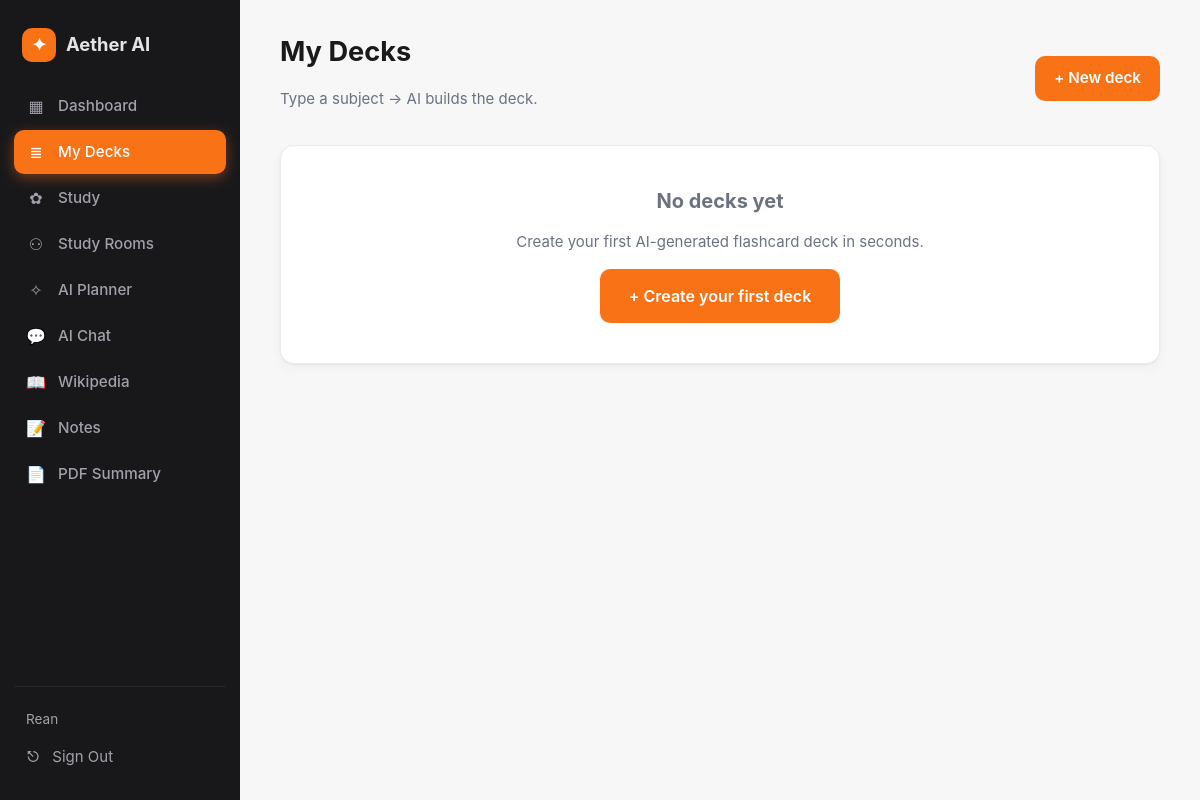
The page /decks/ (signed in) on the database as committed earlier.
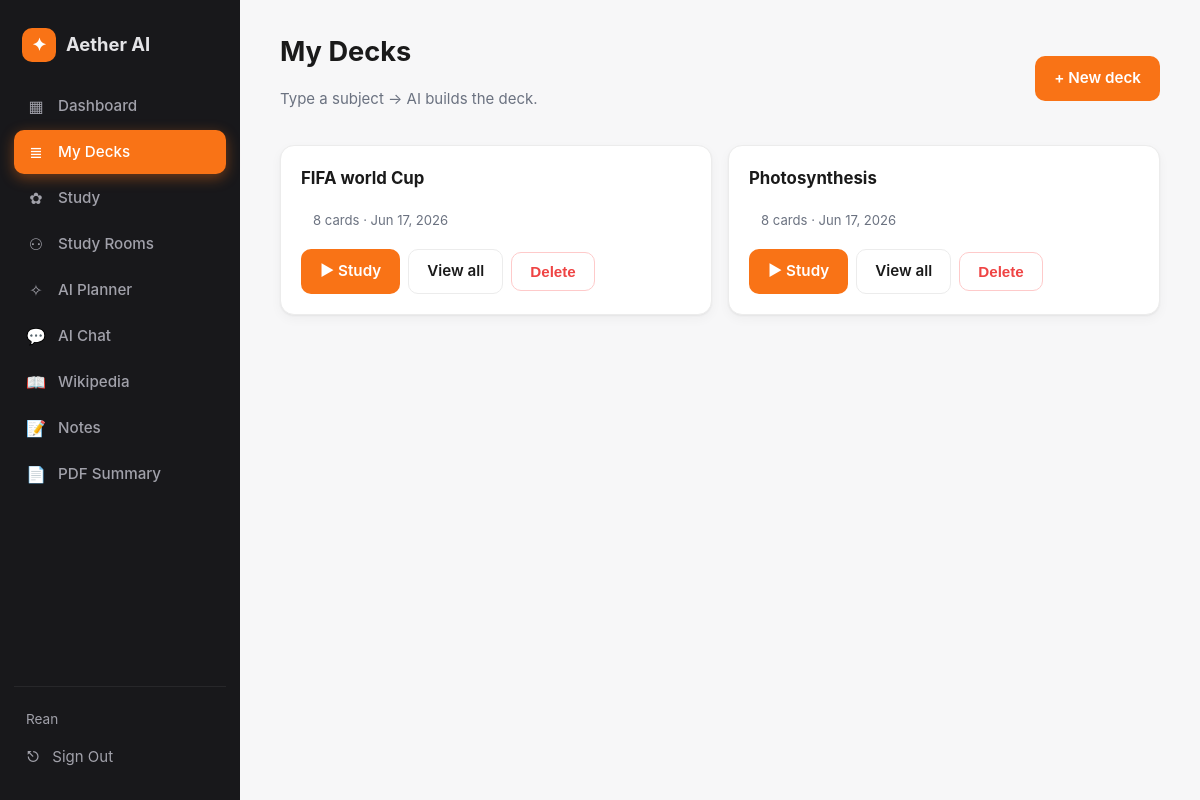
The same page on the database as committed later.
### app/models.py (models this page shows)
class Deck(db.Model):
    __tablename__ = "decks"
    id = db.Column(db.Integer, primary_key=True)
    user_id = db.Column(db.Integer, db.ForeignKey("users.id"), nullable=False)
    title = db.Column(db.String(200), nullable=False)
    created_at = db.Column(db.DateTime, default=datetime.utcnow)
    cards = db.relationship("Flashcard", backref="deck", cascade="all,delete", lazy=True)

### app/routes/flashcards.py (the view)
@flashcards_bp.route("/")
@login_required
def index():
    decks = (Deck.query.filter_by(user_id=current_user.id)
             .order_by(Deck.created_at.desc()).all())
    return render_template("flashcards/list.html", decks=decks)

### app/templates/flashcards/list.html
{% extends "base.html" %}
{% block content %}
<div class="page-head row-between">
  <div>
    <h1>My Decks</h1>
    <p class="muted">Type a subject → AI builds the deck.</p>
  </div>
  <a class="btn" href="{{ url_for('flashcards.new') }}">+ New deck</a>
</div>
{% if decks %}
<div class="grid-3">
  {% for d in decks %}
    <div class="card deck-card">
      <h3>{{ d.title }}</h3>
      <p class="muted small">
        {{ d.cards|length }} cards · {{ d.created_at.strftime('%b %d, %Y') }}
      </p>
      <div class="row-gap">
        <a class="btn" href="{{ url_for('flashcards.study', deck_id=d.id) }}">▶ Study</a>
        <a class="btn-outline" href="{{ url_for('flashcards.view', deck_id=d.id) }}">View all</a>
        <form method="POST" action="{{ url_for('flashcards.delete', deck_id=d.id) }}"
              onsubmit="return confirm('Delete this deck?')">
          <button class="btn-outline danger">Delete</button>
        </form>
      </div>
    </div>
  {% endfor %}
</div>
{% else %}
  <div class="card empty">
    <h2 class="muted">No decks yet</h2>
    <p class="muted">Create your first AI-generated flashcard deck in seconds.</p>
    <a class="btn btn-lg" href="{{ url_for('flashcards.new') }}">+ Create your first deck</a>
  </div>
{% endif %}
{% endblock %}

Rows that differ between the two databases and show on the page:
added Deck: title "FIFA world Cup", cards|length "8", created_at "Jun 17, 2026"
added Deck: title "Photosynthesis", cards|length "8", created_at "Jun 17, 2026"
Other text that changed with them:
text no longer shown: "No decks yet Create your first AI-generated flashcard deck in seconds. + Create your first deck"
